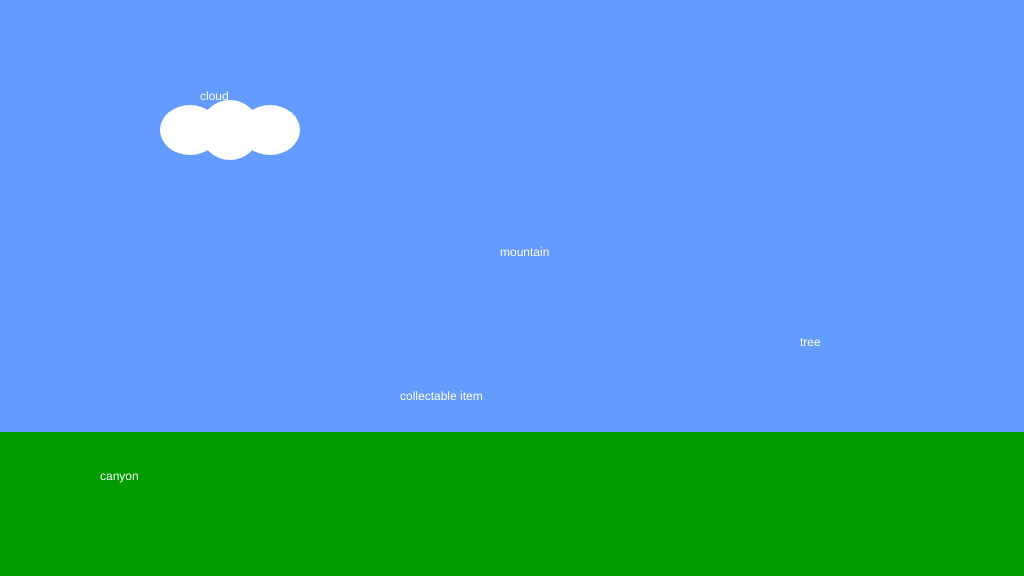
Frame 1 (no input)
Frame 60 (no input): identical to frame 1, image omitted
Frame 120 (the mouse pressed at the canvas centre since frame 60): identical to frame 1, image omitted

The p5.js sketch that drew this single still picture (run headless with seeded random() and noise() and a simulated clock; from frame 60 on, the mouse is pressed at the canvas centre):

// p5.js sketch
// ── sketch.js
/*

The Game Project

1 - Background Scenery

Use p5 drawing functions such as rect, ellipse, line, triangle and
point to draw the scenery as set out in the code comments. The items
should appear next to the text titles.

Each bit of scenery is worth two marks:

0 marks = not a reasonable attempt
1 mark = attempted but it's messy or lacks detail
2 marks = you've used several shape functions to create the scenery

I've given titles and chosen some base colours, but feel free to
imaginatively modify these and interpret the scenery titles loosely to
match your game theme.

WARNING: Do not get too carried away. If you're shape takes more than 15 lines of code to draw then you've probably over done it.


*/

function setup()
{
	createCanvas(1024, 576);
}

function draw()
{
	background(100, 155, 255); //fill the sky blue

	noStroke();
	fill(0,155,0);
	rect(0, 432, 1024, 144); //draw some green ground

	//1. a cloud in the sky
	//... add your code here
	fill(255);
	ellipse(230, 130, 60, 60);
	ellipse(270, 130, 60, 50);
	ellipse(190, 130, 60, 50);

	noStroke();
	fill(255);
	text("cloud", 200, 100);

	//2. a mountain in the distance
	//... add your code here

	noStroke();
	fill(255);
	text("mountain", 500, 256);

	//3. a tree
	//... add your code here

	noStroke();
	fill(255);
	text("tree", 800, 346);

	//4. a canyon
	//NB. the canyon should go from ground-level to the bottom of the screen

	//... add your code here

	noStroke();
	fill(255);
	text("canyon", 100, 480);

	//5. a collectable token - eg. a jewel, fruit, coins
	//... add your code here

	noStroke();
	fill(255);
	text("collectable item", 400, 400);
}
